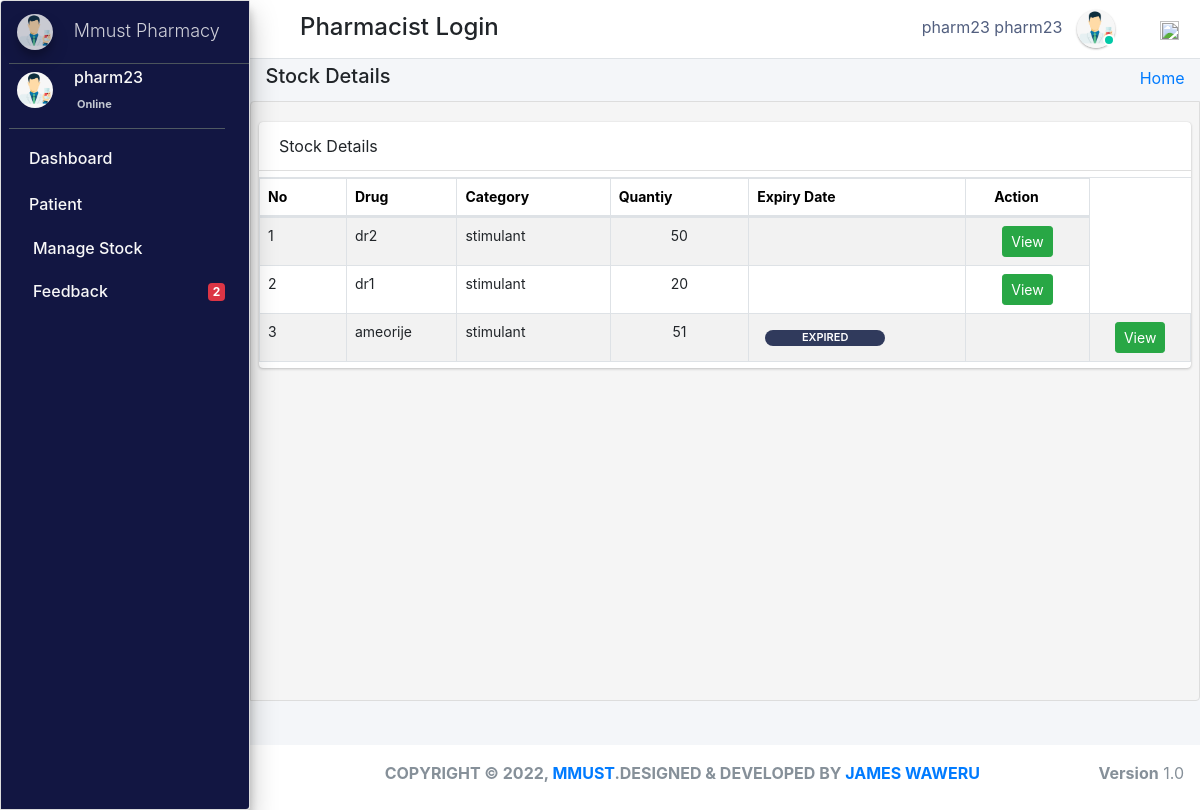
/manage_stock2/ (signed in), run on an earlier commit of the app's database.
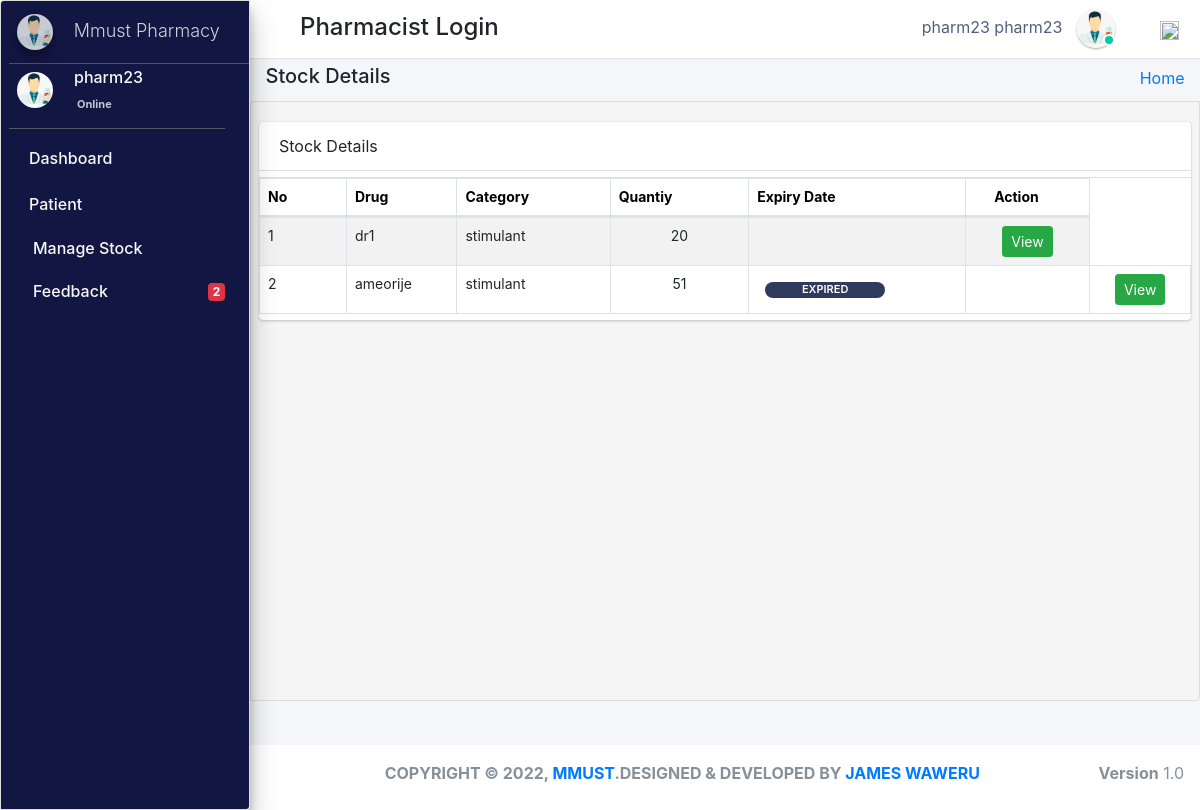
And on a later commit of the database.
### pharmacy/models.py (models this page shows, shortened)
class Stock(models.Model):
    category = models.ForeignKey(Category,null=True,on_delete=models.CASCADE,blank=True)
    drug_imprint=models.CharField(max_length=6 ,blank=True, null=True)
    drug_name = models.CharField(max_length=50, blank=True, null=True)
    drug_color = models.CharField(max_length=50, blank=True, null=True)
    drug_shape = models.CharField(max_length=50, blank=True, null=True)
    quantity = models.IntegerField(default='0', blank=True, null=True)
    receive_quantity = models.IntegerField(default='0', blank=True, null=True)
    reorder_level = models.IntegerField(default='0', blank=True, null=True)
    manufacture= models.CharField(max_length=50, blank=True, null=True)
    last_updated = models.DateTimeField(auto_now_add=False, auto_now=True)
    timestamp = models.DateTimeField(auto_now_add=True, auto_now=False)
    drug_strength= models.CharField(max_length=10, blank=True, null=True)
    valid_from = models.DateTimeField(blank=True, null=True,default=timezone.now)
    valid_to = models.DateTimeField(blank=False, null=True)
    drug_description=models.TextField(blank=True,max_length=1000,null=True)
    drug_pic=models.ImageField(default="images2.png",null=True,blank=True)
    objects = ExpiredManager()

class Category(models.Model):
    name = models.CharField(max_length=50, blank=False, null=True)
    def __str__(self):
        return str(self.name)

### pharmacy/pharmacistViews.py (the view)
# urls.py: path('manage_stock2/', pharmacistViews.manage_stock, name='manage_stock2'),
def manage_stock(request):
    stocks = Stock.objects.all()
    stocks = Stock.objects.all().order_by("-id")
    ex = Stock.objects.annotate(
        expired=ExpressionWrapper(
            Q(valid_to__lt=Now()), output_field=BooleanField())
    ).filter(expired=True)
    eo = Stock.objects.annotate(
        expired=ExpressionWrapper(
            Q(valid_to__lt=Now()), output_field=BooleanField())
    ).filter(expired=False)
    context = {
        "stocks": stocks,
        "expired": ex,
    }
    return render(request, 'pharmacist_templates/manage_stock.html', context)

### pharmacy/models.py (called while the page is built)
    def get_queryset(self):
        return super().get_queryset().annotate(
            expired=ExpressionWrapper(Q(valid_to__lt=Now()), output_field=BooleanField())
        )

### pharmacy/templates/pharmacist_templates/manage_stock.html (shortened to what this page needs)
{% extends 'pharmacist_templates/base_template.html'%} {% block page_title %}
<h5>Stock Details</h5>
{% endblock page_title %} {% block main_content %}
<section class="content">
    <div class="row">
        <div class="col-md-12">
            <div class="card card-primar sc">
                <div class="card-header">
                    Stock Details
                </div>
                <table class="table table-bordered table-hover dataTable" id="plist">
                    <thead>
                        <tr>
                            <th>No</th>
                            <th>Drug</th>
                            <th>Category</th>
                            <th>Quantiy</th>
                            <th>Expiry Date</th>
                            <th class="text-center">Action</th>
                        </tr>
                    </thead>
                    <tbody>
                        {% for stock in stocks %}
                        <tr class="hov">
                            <td>{{forloop.counter}}</td>
                            <td>{{stock.drug_name}}</td>
                            <td>{{stock.category}}</td>
                            <td>
                                <span class="d-flex justify-content-center">
                             {% if stock.quantity <= stock.reorder_level %}
                            <div  class="d-flex justify-content-center px-2 mt-2"style="background-color:#a00b80;;border-radius: 10px;font-size: 11px; width:70px;font-weight: 600;color: white;">{{stock.quantity}}</div>
                            {% else %}{{stock.quantity}}
                            {% endif %}</span>
                            </td>
                            {% if expired %}
                            {% for expire in expired %} {% if stock.drug_name == expire.drug_name %}
                            <td class="">
                                <div style="background-color: rgb(48, 58, 92);border-radius: 10px;font-size: 11px; width:120px;font-weight: 600;color: white;" class="d-flex justify-content-center ml-2 mt-2 px-1 "> EXPIRED </div>
                            </td>
                            {% endif %} {% endfor %}
                             {% endif %}
                            <td></td>
                            <td class="d-flex justify-content-center">
                                <a href="{% url 'drug_detail2' stock.id %}" class="btn btn-sm btn-success">View</a>
                            </td>
                        </tr>
                        {% endfor %}
                    </tbody>
                </table>
            </div>
        </div>
    </div>
</section>
{% endblock %}

What changed in the data, as far as the page shows it:
removed Stock: drug_name "dr2", category "stimulant", quantity "50", shown under "Stock Details"
